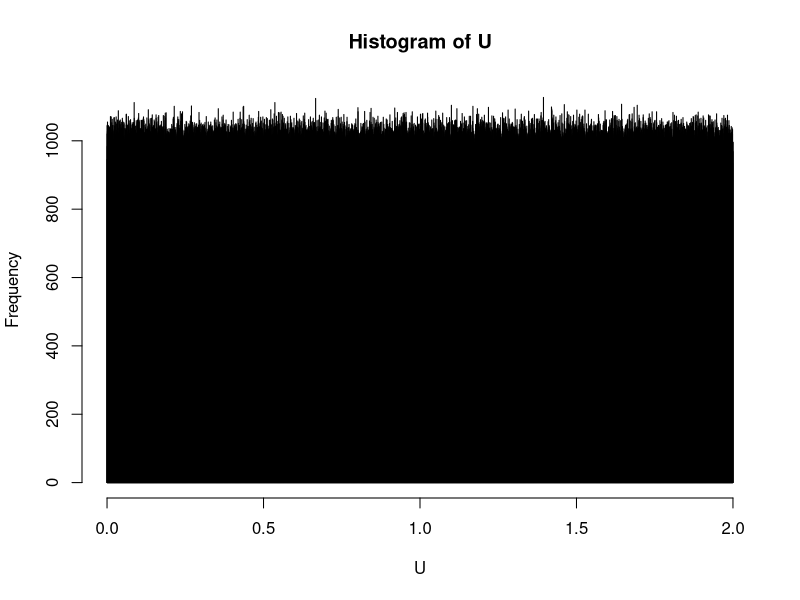

R code for this plot:
# code for problem 1 of assignment 5

Modes <- function(x) {
  ux <- unique(x)
  tab <- tabulate(match(x, ux))
  ux[tab == max(tab)]
}


n_reps = 10^7

a = 0
b = 2
U = runif(n_reps, min=a, max=b)

median_U = median(U)
mode_U = Modes(U)

print(median_U)
print(mode_U)

hist(U, breaks = 10000)